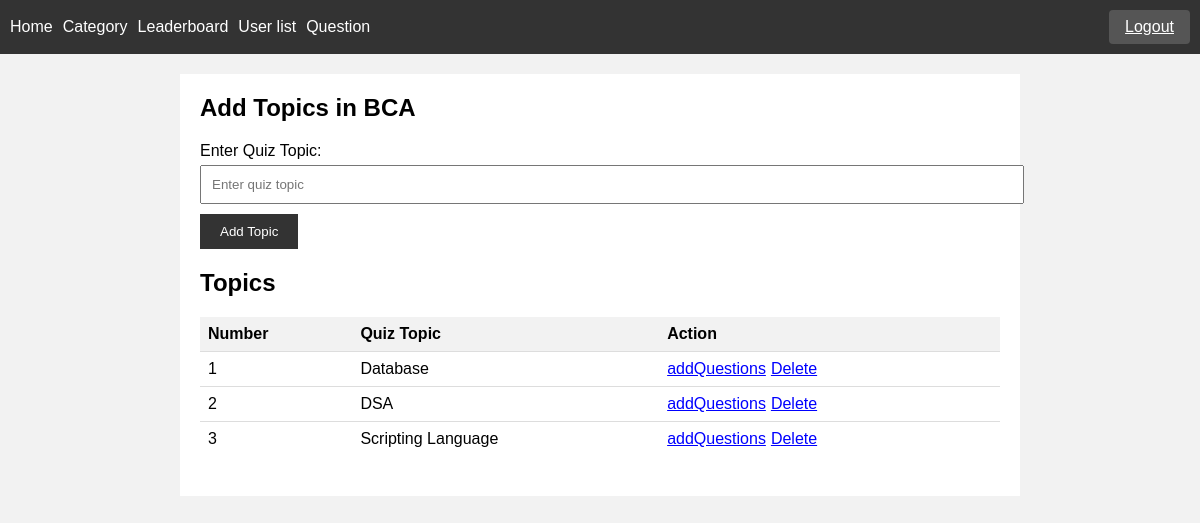
Screenshot of /admin/quizTopic.php?category_id=1 (signed in) with the database file from the repository.
### tables this page shows
CREATE TABLE `categories` (
  `category_id` int(11) NOT NULL,
  `category_name` varchar(255) NOT NULL,
  `addedBy` int(11) NOT NULL
);

CREATE TABLE `quiz_topics` (
  `topic_id` int(11) NOT NULL,
  `category_id` int(11) NOT NULL,
  `topic_name` varchar(255) NOT NULL,
  `addedBy` int(11) NOT NULL
);

### admin/quizTopic.php (the view, shortened to what this page needs)
<?php
include '..//connection.php';
$categoryID = $_GET['category_id'];
$categoryID = isset($_POST['category']) ? $_POST['category'] : $categoryID;
$query = "SELECT categories.category_id, categories.category_name, GROUP_CONCAT(quiz_topics.topic_name ORDER BY quiz_topics.topic_name SEPARATOR ', ') AS topics
          FROM categories
          LEFT JOIN quiz_topics ON categories.category_id = quiz_topics.category_id";
if (!empty($categoryID)) {
    $query .= " WHERE categories.category_id = '$categoryID'";
}
$query .= " GROUP BY categories.category_id";
$result = mysqli_query($con, $query);
if ($result) {
    $categories = mysqli_fetch_all($result, MYSQLI_ASSOC);
} else {
    echo "Error: " . mysqli_error($con);
}
?>
<!DOCTYPE html>
<html>
<head>
</head>
<body>
<div class="navbar">
        <ul>
            <li><a href="adminDashboard.php">Home</a></li>
            <li><a href="category.php">Category</a></li>
            <li><a href="leaderboard.php">Leaderboard</a></li>
            <li><a href="users.php">User list</a></li>
            <li><a href="questionList.php">Question</a></li>
        </ul>
        <div class="logout-container">
    <a href="logout.php">Logout</a>
  </div>
    </div>
    <div class="container">
    <div class="card">
    <h2>Add Topics in <?php echo !empty($categories) ? $categories[0]['category_name'] : ''; ?></h2>
    <form action="" method="post">
        <label for="topic">Enter Quiz Topic:</label>
        <input type="text" name="topic" placeholder="Enter quiz topic" required>
        <input type="submit" name="submit" value="Add Topic">
    </form>
</div>
<div class="card">
    <h2>Topics</h2>
    <?php if (!empty($categories)) : ?>
        <table>
            <thead>
                <tr>
                    <th>Number</th>
                    <th>Quiz Topic</th>
                    <th>Action</th>
                </tr>
            </thead>
            <tbody>
                <?php
                $count = 1;
                foreach ($categories as $category) {
                    $topics = $category['topics'];
                    if (!empty($topics)) {
                        $topicArray = explode(', ', $topics);
                        foreach ($topicArray as $topic) {
                            $topicID = "";
                            $topicQuery = "SELECT topic_id FROM quiz_topics WHERE topic_name = '$topic' AND category_id = '$categoryID'";
                            $topicResult = mysqli_query($con, $topicQuery);
                            if ($topicResult) {
                                $topicData = mysqli_fetch_assoc($topicResult);
                                $topicID = $topicData['topic_id'];
                            }
                            echo "<tr>";
                            echo "<td>$count</td>";
                            echo "<td>$topic</td>";
                            echo "<td class='actions'>";
                            echo "<a href='questions.php?topic_id=$topicID'>addQuestions</a>";
                            echo "<a href='deleteQuizTopic.php?topic_id=$topicID'>Delete</a>";
                            echo "</td>";
                            echo "</tr>";
                            $count++;
                        }
                    }
                }
                ?>
            </tbody>
        </table>
    <?php else : ?>
        <p>No topics available for the selected category.</p>
    <?php endif; ?>
</div>
    </div>
</body>
</html>

### admin/quizTopic.php (style rules this page uses)
body { font-family: Arial, sans-serif; margin: 0; padding: 0; background-color: #f2f2f2; }
.navbar { background-color: #333; color: #fff; padding: 10px; display: flex; justify-content: space-between; align-items: center; }
.navbar ul { list-style-type: none; margin: 0; padding: 0; display: flex; align-items: center; }
.navbar li { margin-right: 10px; }
.navbar li:last-child { margin-right: 0; }
.navbar li a { color: #fff; text-decoration: none; }
.logout-container { margin-left: 10px; }
.logout-container a { display: inline-block; padding: 8px 16px; background-color: #555; color: #fff; border-radius: 4px; transition: background-color 0.3s; }
.container { max-width: 800px; margin: 20px auto; background-color: #fff; padding: 20px; }
.card { margin-bottom: 20px; }
.card h2 { margin-top: 0; }
label { display: block; margin-bottom: 5px; }
input[type="text"], select { width: 100%; padding: 10px; margin-bottom: 10px; }
input[type="submit"] { background-color: #333; color: #fff; padding: 10px 20px; border: none; cursor: pointer; }
table { width: 100%; border-collapse: collapse; }
th, td { padding: 8px; text-align: left; border-bottom: 1px solid #ddd; }
th { background-color: #f2f2f2; }
tr:last-child td { border-bottom: none; }
.actions a { margin-right: 5px; color: blue; }

### rows the page displays
categories: category_name "BCA"
quiz_topics: topic "Database"
quiz_topics: topic "DSA"
quiz_topics: topic "Scripting Language"
